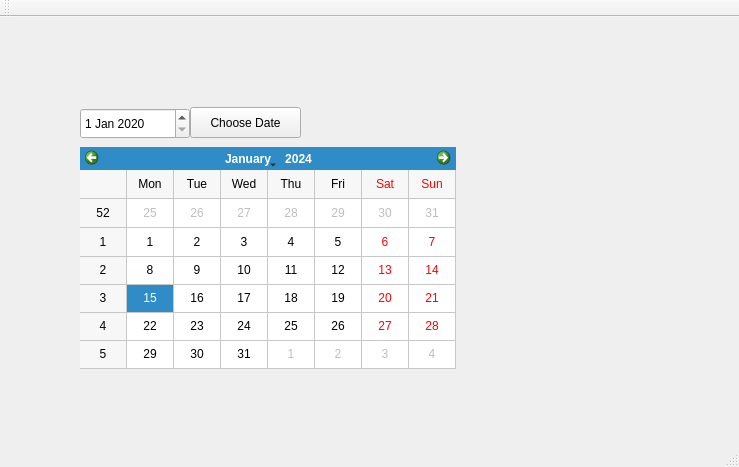
<?xml version="1.0" encoding="UTF-8"?>
<ui version="4.0">
 <class>MainWindow</class>
 <widget class="QMainWindow" name="MainWindow">
  <property name="geometry">
   <rect>
    <x>0</x>
    <y>0</y>
    <width>739</width>
    <height>467</height>
   </rect>
  </property>
  <property name="windowTitle">
   <string>MainWindow</string>
  </property>
  <widget class="QWidget" name="centralWidget">
   <widget class="QDateEdit" name="dateEditTest">
    <property name="geometry">
     <rect>
      <x>80</x>
      <y>91</y>
      <width>110</width>
      <height>31</height>
     </rect>
    </property>
    <property name="date">
     <date>
      <year>2020</year>
      <month>1</month>
      <day>1</day>
     </date>
    </property>
   </widget>
   <widget class="QCalendarWidget" name="calendarWidget">
    <property name="enabled">
     <bool>true</bool>
    </property>
    <property name="geometry">
     <rect>
      <x>80</x>
      <y>130</y>
      <width>376</width>
      <height>222</height>
     </rect>
    </property>
    <property name="gridVisible">
     <bool>true</bool>
    </property>
    <property name="navigationBarVisible">
     <bool>true</bool>
    </property>
    <property name="dateEditEnabled">
     <bool>true</bool>
    </property>
   </widget>
   <widget class="QPushButton" name="chooseDateButton">
    <property name="geometry">
     <rect>
      <x>190</x>
      <y>90</y>
      <width>111</width>
      <height>31</height>
     </rect>
    </property>
    <property name="text">
     <string>Choose Date</string>
    </property>
   </widget>
  </widget>
  <widget class="QMenuBar" name="menuBar">
   <property name="geometry">
    <rect>
     <x>0</x>
     <y>0</y>
     <width>739</width>
     <height>24</height>
    </rect>
   </property>
  </widget>
  <widget class="QToolBar" name="mainToolBar">
   <attribute name="toolBarArea">
    <enum>TopToolBarArea</enum>
   </attribute>
   <attribute name="toolBarBreak">
    <bool>false</bool>
   </attribute>
  </widget>
  <widget class="QStatusBar" name="statusBar"/>
 </widget>
 <layoutdefault spacing="6" margin="11"/>
 <resources/>
 <connections/>
</ui>
